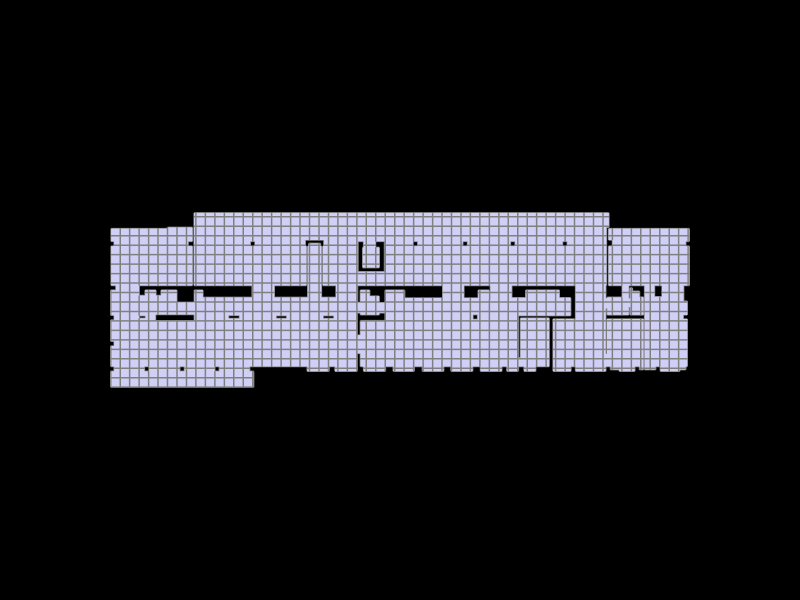

Notebook code for this chart:
### Markdown cell above
### Show the geometry and the grid

### Code cell
Topology.Show(floorplan, grid,
              camera=[0,0,6],
              faceColor=[210,210,250],
              faceOpacity=1,
              edgeColor="grey",
              edgeWidth=3,
              showVertices=False,
              backgroundColor="black",
              width=800,
              height=600,
              renderer = renderer)

### Figure 1 — Plotly figure (JSON) as saved in the notebook; plotly's stock layout.template omitted (floating-point values rounded to 4 significant figures; data arrays with more than 128 entries replaced by an {"elided": "..."} marker saying what was removed)
{"data": [{"hoverinfo": "text", "legendgroup": "2", "legendrank": 2, "line": {"color": "grey", "dash": "solid", "width": 3}, "marker": {"size": 0}, "mode": "lines", "name": "1: Untitled (Edges)", "showlegend": false, "text": "", "type": "scatter3d", "x": {"elided": "924 float values"}, "y": {"elided": "924 float values"}, "z": {"elided": "924 int values"}}, {"cmax": 1, "cmin": 0, "color": "#D2D2FA", "colorscale": [[0, "#440154"], [0.1111, "#482878"], [0.2222, "#3e4989"], [0.3333, "#31688e"], [0.4444, "#26828e"], [0.5556, "#1f9e89"], [0.6667, "#35b779"], [0.7778, "#6ece58"], [0.8889, "#b5de2b"], [1, "#fde725"]], "flatshading": true, "hoverinfo": "text", "hovertext": "", "i": {"elided": "346 int values"}, "j": {"elided": "346 int values"}, "k": {"elided": "346 int values"}, "legendgroup": "3", "legendrank": 3, "lighting": {"facenormalsepsilon": 0}, "name": "1: Untitled (Faces)", "opacity": 1, "showlegend": false, "showscale": false, "text": "", "type": "mesh3d", "x": {"elided": "308 float values"}, "y": {"elided": "308 float values"}, "z": {"elided": "308 int values"}}, {"hoverinfo": "text", "legendgroup": "6", "legendrank": 6, "line": {"color": "grey", "dash": "solid", "width": 3}, "marker": {"size": 0}, "mode": "lines", "name": "2: Untitled (Edges)", "showlegend": false, "text": "", "type": "scatter3d", "x": {"elided": "762 float values"}, "y": {"elided": "762 float values"}, "z": {"elided": "762 int values"}}], "layout": {"autosize": true, "height": 600, "margin": {"b": 40, "l": 40, "r": 40, "t": 40}, "paper_bgcolor": "#000000", "plot_bgcolor": "#000000", "scene": {"aspectmode": "data", "camera": {"center": {"x": 0, "y": 0, "z": 0}, "eye": {"x": 0, "y": 0, "z": 6}, "projection": {"type": "perspective"}, "up": {"x": 0, "y": 1, "z": 0}}, "xaxis": {"visible": false}, "yaxis": {"visible": false}, "zaxis": {"visible": false}}, "showlegend": true, "width": 800, "xaxis": {"showgrid": false, "visible": false, "zeroline": false}, "yaxis": {"showgrid": false, "visible": false, "zeroline": false}}}
